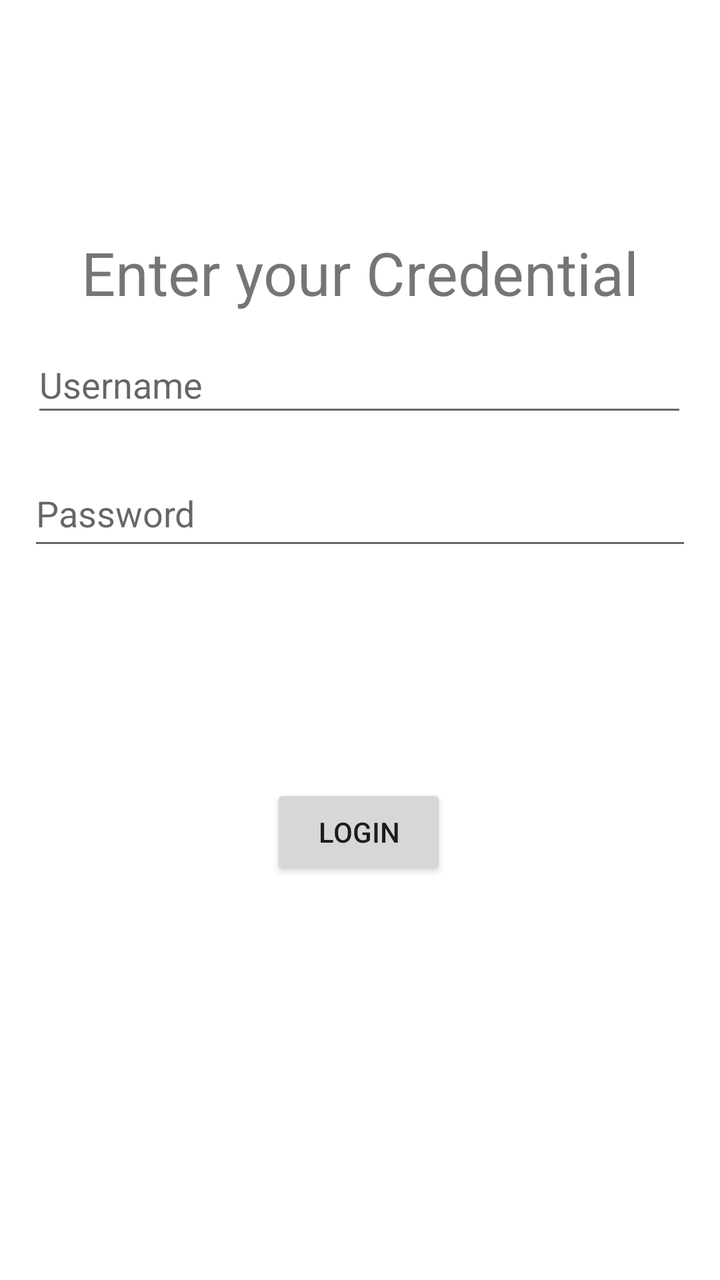
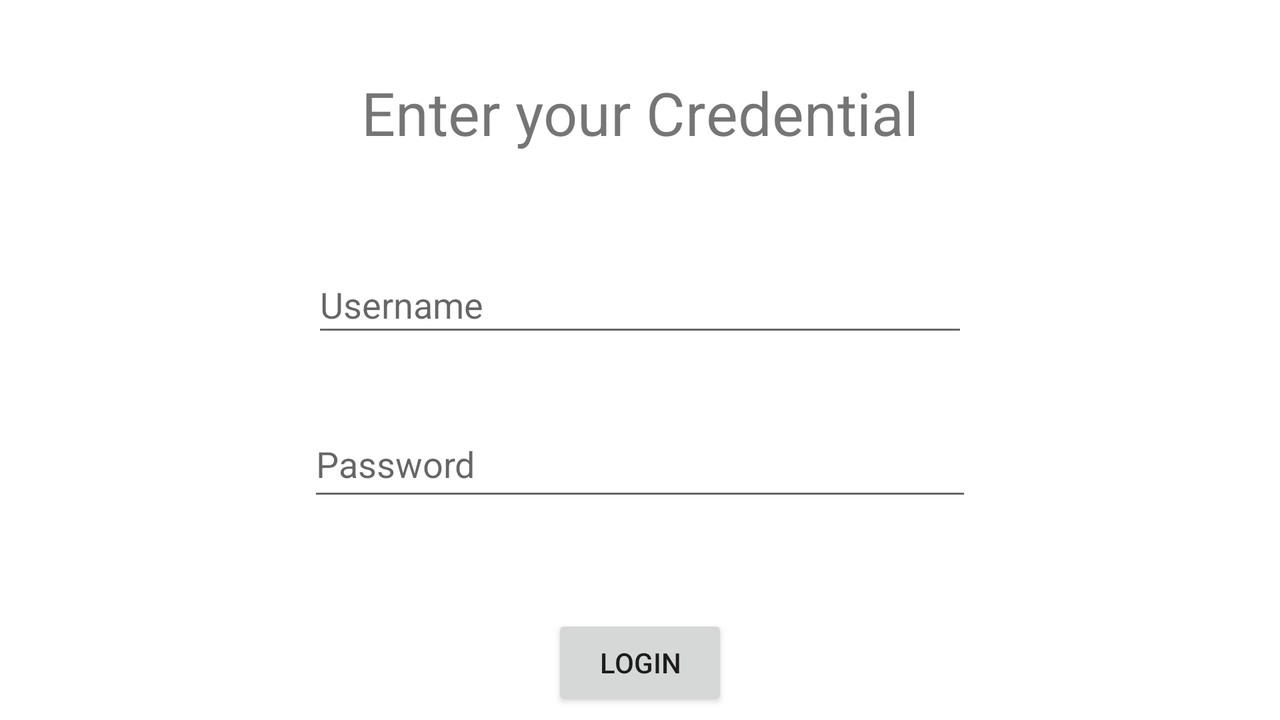

One screen, two layout resources from the same app: the default and the author's alternative for another configuration. Each is rendered where Android would select it; the XML of both is given below.
<!-- AndroidManifest.xml: activity theme Theme.TodoAppFinal.NoActionBar -->
<!-- res/layout/activity_login.xml -->
<?xml version="1.0" encoding="utf-8"?>
<androidx.constraintlayout.widget.ConstraintLayout xmlns:android="http://schemas.android.com/apk/res/android"
    xmlns:app="http://schemas.android.com/apk/res-auto"
    xmlns:tools="http://schemas.android.com/tools"
    android:layout_width="match_parent"
    android:layout_height="match_parent"
    tools:context=".LoginActivity">

    <TextView
        android:id="@+id/textView2"
        android:layout_width="wrap_content"
        android:layout_height="wrap_content"
        android:layout_marginTop="116dp"
        android:text="@string/login_title"
        android:textSize="30sp"
        app:layout_constraintEnd_toEndOf="parent"
        app:layout_constraintStart_toStartOf="parent"
        app:layout_constraintTop_toTopOf="parent" />

    <EditText
        android:id="@+id/text_username_id"
        android:layout_width="328dp"
        android:layout_height="45dp"
        android:autofillHints=""
        android:ems="10"
        android:hint="@string/user_name"
        android:inputType="textPersonName"
        app:layout_constraintBottom_toTopOf="@+id/text_password_id"
        app:layout_constraintEnd_toEndOf="parent"
        app:layout_constraintHorizontal_bias="0.493"
        app:layout_constraintStart_toStartOf="parent"
        app:layout_constraintTop_toBottomOf="@+id/textView2"
        app:layout_constraintVertical_bias="0.417" />

    <EditText
        android:id="@+id/text_password_id"
        android:layout_width="332dp"
        android:layout_height="50dp"
        android:layout_marginBottom="112dp"
        android:ems="10"
        android:hint="@string/password"
        android:inputType="textPassword"
        app:layout_constraintBottom_toTopOf="@+id/login_activity_btn_login"
        app:layout_constraintEnd_toEndOf="parent"
        app:layout_constraintStart_toStartOf="parent"
        android:autofillHints="" />

    <Button
        android:id="@+id/login_activity_btn_login"
        android:layout_width="wrap_content"
        android:layout_height="wrap_content"
        android:layout_marginBottom="200dp"
        android:text="@string/btn_login"
        app:layout_constraintBottom_toBottomOf="parent"
        app:layout_constraintEnd_toEndOf="parent"
        app:layout_constraintHorizontal_bias="0.498"
        app:layout_constraintStart_toStartOf="parent" />

</androidx.constraintlayout.widget.ConstraintLayout>
<!-- resources referenced by this layout -->
<resources>
  <string name="btn_login">Login</string>
  <string name="login_title">Enter your Credential</string>
  <string name="password">Password</string>
  <string name="user_name">Username</string>
  <style name="Theme.TodoAppFinal.NoActionBar">
          <item name="windowActionBar">false</item>
          <item name="windowNoTitle">true</item>
      </style>
</resources>
<!-- res/layout-land/activity_login.xml (the author's variant of the layout above) -->
<!-- drawn on the phone turned sideways -->
<?xml version="1.0" encoding="utf-8"?>
<androidx.constraintlayout.widget.ConstraintLayout xmlns:android="http://schemas.android.com/apk/res/android"
    xmlns:app="http://schemas.android.com/apk/res-auto"
    xmlns:tools="http://schemas.android.com/tools"
    android:layout_width="match_parent"
    android:layout_height="match_parent"
    tools:context=".LoginActivity">

    <TextView
        android:id="@+id/textView2"
        android:layout_width="wrap_content"
        android:layout_height="wrap_content"
        android:layout_marginTop="36dp"
        android:text="@string/login_title"
        android:textSize="30sp"
        app:layout_constraintEnd_toEndOf="parent"
        app:layout_constraintStart_toStartOf="parent"
        app:layout_constraintTop_toTopOf="parent" />

    <EditText
        android:id="@+id/text_username_id"
        android:layout_width="328dp"
        android:layout_height="45dp"
        android:layout_marginTop="52dp"
        android:autofillHints=""
        android:ems="10"
        android:hint="@string/user_name"
        android:inputType="textPersonName"
        app:layout_constraintEnd_toEndOf="parent"
        app:layout_constraintStart_toStartOf="parent"
        app:layout_constraintTop_toBottomOf="@+id/textView2" />

    <EditText
        android:id="@+id/text_password_id"
        android:layout_width="332dp"
        android:layout_height="50dp"
        android:layout_marginTop="32dp"
        android:autofillHints=""
        android:ems="10"
        android:hint="@string/password"
        android:inputType="textPassword"
        app:layout_constraintEnd_toEndOf="parent"
        app:layout_constraintStart_toStartOf="parent"
        app:layout_constraintTop_toBottomOf="@+id/text_username_id" />

    <Button
        android:id="@+id/login_activity_btn_login"
        android:layout_width="wrap_content"
        android:layout_height="wrap_content"
        android:layout_marginTop="52dp"
        android:text="@string/btn_login"
        app:layout_constraintEnd_toEndOf="parent"
        app:layout_constraintStart_toStartOf="parent"
        app:layout_constraintTop_toBottomOf="@+id/text_password_id" />

</androidx.constraintlayout.widget.ConstraintLayout>
